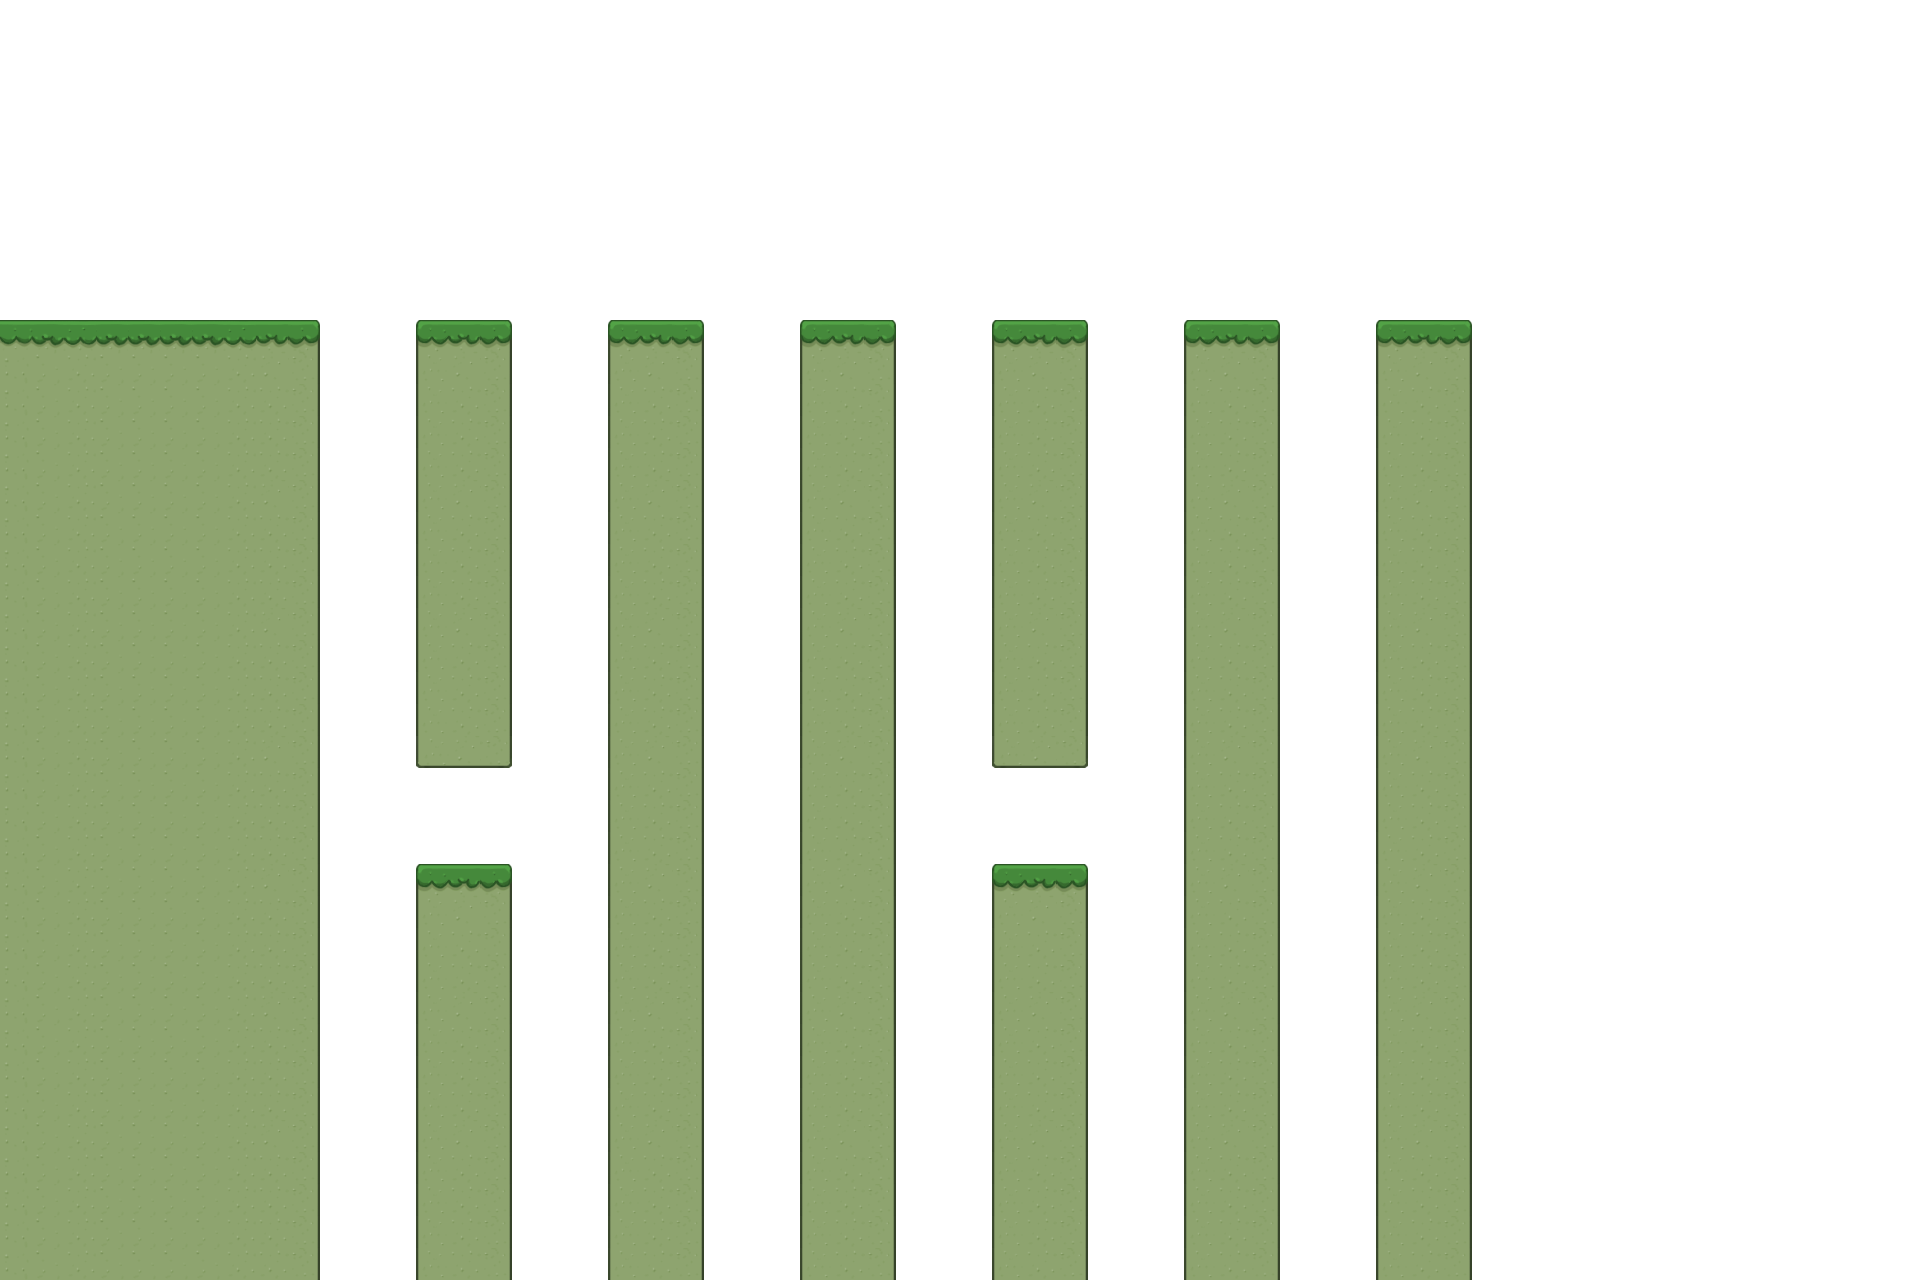

This game map was drawn from its Tiled (.tmx) file and the tilesets committed beside it. A one-line description and the trimmed map source follow:
An orthogonal 60x40 tile map with 32x32 px tiles, 3 tile layers (background, ground, frontground), 2 tilesets and 8 objects (3x flairy, 3x 1.5, earm, goal).

<map version="1.10" tiledversion="1.10.0" orientation="orthogonal" renderorder="right-down" width="60" height="40" tilewidth="32" tileheight="32" infinite="0" backgroundcolor="#ffffff" nextlayerid="5" nextobjectid="9">
 <properties>
  <property name="CLIMB" value="2" />
  <property name="FLY" value="2" />
  <property name="JUMP" value="10" />
  <property name="PARACHUTE" value="2" />
  <property name="STOP" value="-1" />
 </properties>
 <tileset firstgid="1" name="tiles" tilewidth="32" tileheight="32" tilecount="100" columns="10">
  <image source="tiles.png" width="320" height="320" />
  <tile id="0">
   <properties>
    <property name="type" value="TOPL" />
   </properties>
  </tile>
  <tile id="1">
   <properties>
    <property name="type" value="TOP" />
   </properties>
  </tile>
  <tile id="2">
   <properties>
    <property name="type" value="TOP" />
   </properties>
  </tile>
  <tile id="3">
   <properties>
    <property name="type" value="TOP" />
   </properties>
  </tile>
  <tile id="4">
   <properties>
    <property name="type" value="TOP" />
   </properties>
  </tile>
  <tile id="5">
   <properties>
    <property name="type" value="TOPR" />
   </properties>
  </tile>
  <tile id="6">
   <properties>
    <property name="type" value="TOP" />
   </properties>
  </tile>
  <tile id="7">
   <properties>
    <property name="type" value="TOP" />
   </properties>
  </tile>
  <tile id="8">
   <properties>
    <property name="type" value="TOP" />
   </properties>
  </tile>
  <tile id="9">
   <properties>
    <property name="type" value="TOP" />
   </properties>
  </tile>
  <tile id="10">
   <properties>
    <property name="type" value="LEFT" />
   </properties>
  </tile>
  <tile id="15">
   <properties>
    <property name="type" value="RIGHT" />
   </properties>
  </tile>
  <tile id="20">
   <properties>
    <property name="type" value="DGL1" />
   </properties>
  </tile>
  <tile id="21">
   <properties>
    <property name="type" value="NB" />
   </properties>
  </tile>
  <tile id="22">
   <properties>
    <property name="type" value="NB" />
   </properties>
  </tile>
  <tile id="23">
   <properties>
    <property name="type" value="DGR1" />
   </properties>
  </tile>
  <tile id="31">
   <properties>
    <property name="type" value="DGL1" />
   </properties>
  </tile>
  <tile id="32">
   <properties>
    <property name="type" value="DGR1" />
   </properties>
  </tile>
  <tile id="35">
   <properties>
    <property name="type" value="DGR1" />
   </properties>
  </tile>
  <tile id="36">
   <properties>
    <property name="type" value="NB" />
   </properties>
  </tile>
  <tile id="38">
   <properties>
    <property name="type" value="NB" />
   </properties>
  </tile>
  <tile id="39">
   <properties>
    <property name="type" value="NB" />
   </properties>
  </tile>
  <tile id="40">
   <properties>
    <property name="type" value="BDGL1" />
   </properties>
  </tile>
  <tile id="41">
   <properties>
    <property name="type" value="NB" />
   </properties>
  </tile>
  <tile id="42">
   <properties>
    <property name="type" value="NB" />
   </properties>
  </tile>
  <tile id="43">
   <properties>
    <property name="type" value="BDGR1" />
   </properties>
  </tile>
  <tile id="44">
   <properties>
    <property name="type" value="DGR1" />
   </properties>
  </tile>
  <tile id="46">
   <properties>
    <property name="type" value="DGR1" />
   </properties>
  </tile>
  <tile id="47">
   <properties>
    <property name="type" value="DGL1" />
   </properties>
  </tile>
  <tile id="48">
   <properties>
    <property name="type" value="TOPRL" />
   </properties>
  </tile>
  <tile id="49">
   <properties>
    <property name="type" value="TOPRL" />
   </properties>
  </tile>
  <tile id="50">
   <properties>
    <property name="type" value="LEFT" />
   </properties>
  </tile>
  <tile id="51">
   <properties>
    <property name="type" value="DGL1" />
   </properties>
  </tile>
  <tile id="52">
   <properties>
    <property name="type" value="DGR1" />
   </properties>
  </tile>
  <tile id="53">
   <properties>
    <property name="type" value="RIGHT" />
   </properties>
  </tile>
  <tile id="54">
   <properties>
    <property name="type" value="DGL1" />
   </properties>
  </tile>
  <tile id="55">
   <properties>
    <property name="type" value="BDGR1" />
   </properties>
  </tile>
  <tile id="58">
   <properties>
    <property name="type" value="RL" />
   </properties>
  </tile>
  <tile id="61">
   <properties>
    <property name="type" value="RIGHT" />
   </properties>
  </tile>
  <tile id="62">
   <properties>
    <property name="type" value="LEFT" />
   </properties>
  </tile>
  <tile id="63">
   <properties>
    <property name="type" value="BDGL1" />
   </properties>
  </tile>
  <tile id="65">
   <properties>
    <property name="type" value="DGL1" />
   </properties>
  </tile>
  <tile id="68">
   <properties>
    <property name="type" value="RL" />
   </properties>
  </tile>
  <tile id="70">
   <properties>
    <property name="type" value="LEFT" />
   </properties>
  </tile>
  <tile id="75">
   <properties>
    <property name="type" value="RIGHT" />
   </properties>
  </tile>
  <tile id="80">
   <properties>
    <property name="type" value="TOP" />
   </properties>
  </tile>
  <tile id="81">
   <properties>
    <property name="type" value="TOP" />
   </properties>
  </tile>
  <tile id="82">
   <properties>
    <property name="type" value="TOP" />
   </properties>
  </tile>
  <tile id="83">
   <properties>
    <property name="type" value="TOP" />
   </properties>
  </tile>
  <tile id="84">
   <properties>
    <property name="type" value="TOP" />
   </properties>
  </tile>
  <tile id="85">
   <properties>
    <property name="type" value="TOP" />
   </properties>
  </tile>
  <tile id="87">
   <properties>
    <property name="type" value="TOP" />
   </properties>
  </tile>
  <tile id="88">
   <properties>
    <property name="type" value="TOP" />
   </properties>
  </tile>
  <tile id="90">
   <properties>
    <property name="type" value="TOP" />
   </properties>
  </tile>
  <tile id="96">
   <properties>
    <property name="type" value="LEFT" />
   </properties>
  </tile>
  <tile id="99">
   <properties>
    <property name="type" value="RIGHT" />
   </properties>
  </tile>
 </tileset>
 <tileset firstgid="101" name="props" tilewidth="32" tileheight="32" tilecount="100" columns="10">
  <image source="props.png" width="320" height="320" />
 </tileset>
 <layer id="1" name="background" width="60" height="40">
  <data>[2400 cells, 0 non-empty, 0 distinct tile ids]</data>
 </layer>
 <layer id="2" name="ground" width="60" height="40">
  <data>[2400 cells, 822 non-empty, 15 distinct tile ids]</data>
 </layer>
 <layer id="3" name="frontground" width="60" height="40">
  <data>[2400 cells, 0 non-empty, 0 distinct tile ids]</data>
 </layer>
 <objectgroup id="4" name="avatars">
  <object id="1" name="earm" gid="25" x="16" y="289" width="32" height="32" />
  <object id="2" name="goal" gid="26" x="1407" y="295" width="32" height="32" />
  <object id="3" name="flairy" gid="37" x="1023" y="835" width="32" height="32" />
  <object id="4" name="flairy" gid="37" x="449" y="835" width="32" height="32" />
  <object id="5" name="flairy" gid="37" x="830" y="286" width="32" height="32" />
  <object id="6" name="landmine" type="1.5" x="448" y="288" width="32" height="32" />
  <object id="7" name="landmine" type="1.5" x="832" y="288" width="32" height="32" />
  <object id="8" name="landmine" type="1.5" x="1024" y="288" width="32" height="32" />
 </objectgroup>
</map>
